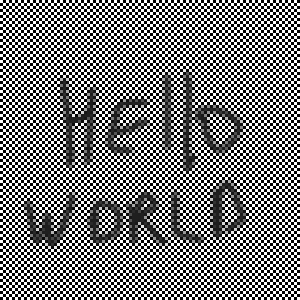
#> input picture Visual-Cryptografy/input.png, 100 x 100 px (shown 3 times larger)
$ python main.py
#> lines starting #> are read from the running program, lines starting #| are printed output that depends on the picture
from PIL import Image
import random

def generate_shares(image_path, share1_path, share2_path):
#> called with image_path = 'input.png', share1_path = 'share1.png', share2_path = 'share2.png'
    original = Image.open(image_path).convert('1')
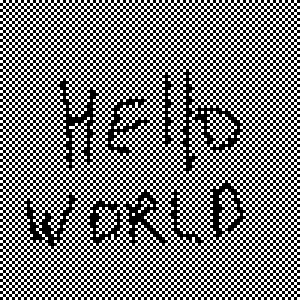
#> original: PIL image 100x100 1 (shown 3 times larger); 47.2% white in thin lines or dots
    width, height = original.size
#> width = 100; height = 100

    share1 = Image.new('1', (width * 2, height))
#> share1: PIL image 200x100 1; every value is 0
    share2 = Image.new('1', (width * 2, height))

    for y in range(height):
        for x in range(width):
            pixel = original.getpixel((x, y))
            pattern = random.randint(0, 1)
            if pixel == 255:
                if pattern == 0:
                    p1 = [0, 255]
                    p2 = [255, 0]
                else:
                    p1 = [255, 0]
                    p2 = [0, 255]
            else:
                if pattern == 0:
                    p1 = [0, 255]
                    p2 = [0, 255]
                else:
                    p1 = [255, 0]
                    p2 = [255, 0]

            share1.putpixel((x * 2, y), p1[0])
            share1.putpixel((x * 2 + 1, y), p1[1])

            share2.putpixel((x * 2, y), p2[0])
            share2.putpixel((x * 2 + 1, y), p2[1])
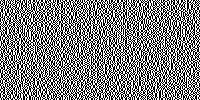
#> share1: PIL image 200x100 1; 50% white in thin lines or dots
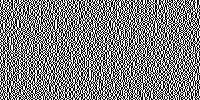
#> share2: PIL image 200x100 1; 50% white in thin lines or dots

    share1.save(share1_path)
    share2.save(share2_path)
    print("Shares saved successfully!")

def overlay_shares(share1_path, share2_path, output_path):
#> called with share1_path = 'share1.png', share2_path = 'share2.png', output_path = 'reconstructed.png'
    share1 = Image.open(share1_path).convert('1')
    share2 = Image.open(share2_path).convert('1')

    width, height = share1.size
#> width = 200; height = 100
    result = Image.new('1', (width, height))

    for y in range(height):
        for x in range(width):
            p1 = share1.getpixel((x, y))
            p2 = share2.getpixel((x, y))
            result.putpixel((x, y), 0 if p1 == 0 or p2 == 0 else 255)
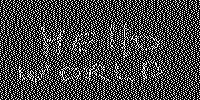
#> result: PIL image 200x100 1; 26.4% white in thin lines or dots

    result.save(output_path)
    print("Overlay image saved successfully!")

generate_shares("input.png", "share1.png", "share2.png")
overlay_shares("share1.png", "share2.png", "reconstructed.png")
